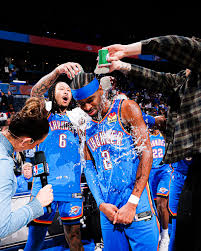
#> input picture img/example.jpg, 201 x 251 px
$ python img.py
#> lines starting #> are read from the running program, lines starting #| are printed output that depends on the picture
import cv2
image=cv2.imread('example.jpg')
#> image is the input picture: shape (251, 201, 3); mean B, G, R 95.8, 71.5, 64
resized_image = cv2.resize(image, (224,224))
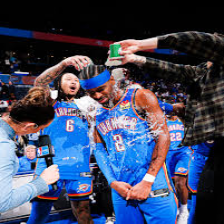
#> resized_image: shape (224, 224, 3); mean B, G, R 95.7, 71.4, 63.9
cv2.imshow('Processed Image', resized_image)
cv2.namedWindow('Loaded Image',cv2.WINDOW_NORMAL)
cv2.resizeWindow('Loaded Image',800,500)

key = cv2.waitKey(0)
#> (key Esc is pressed here)

if key==ord('s'):
    cv2.imwrite('grayscale_resized_image.jpg')
else:
    print("Image not saved")
cv2.destroyAllWindows()
